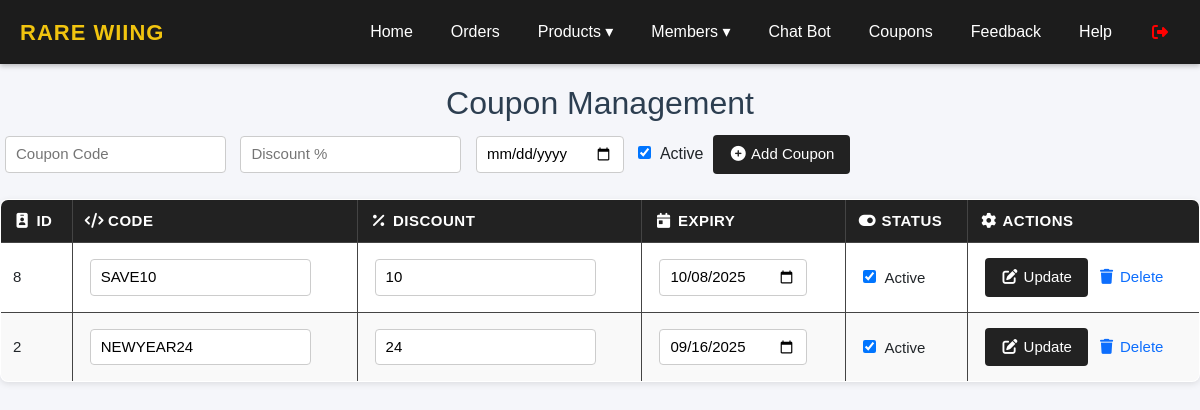
/admin/coupons.php (signed in), run on the app's committed database.
### tables this page shows
CREATE TABLE `coupons` (
  `id` int(11) NOT NULL,
  `code` varchar(50) NOT NULL,
  `discount_percent` int(11) NOT NULL,
  `expiry_date` date NOT NULL,
  `status` tinyint(1) DEFAULT 1,
  `created_at` timestamp NOT NULL DEFAULT current_timestamp()
);

### admin/coupons.php (the view, shortened to what this page needs)
<?php
include("header.php");
$result = $conn->query("SELECT * FROM coupons ORDER BY id DESC");
?>
<!DOCTYPE html>
<html lang="en">
<head>
  <link rel="stylesheet" href="https://cdnjs.cloudflare.com/ajax/libs/font-awesome/6.6.0/css/all.min.css">
</head>
<body>
  <h2> Coupon Management</h2>
  <form method="POST">
    <input type="text" name="code" placeholder="Coupon Code" required>
    <input type="number" name="discount" placeholder="Discount %" required>
    <input type="date" name="expiry" required>
    <label><input type="checkbox" name="status" checked> Active</label>
    <button type="submit" name="add_coupon">
      <i class="fa-solid fa-circle-plus"></i> Add Coupon
    </button>
  </form>
  <table>
    <thead>
      <tr>
        <th><i class="fa-solid fa-id-badge"></i> ID</th>
        <th><i class="fa-solid fa-code"></i> Code</th>
        <th><i class="fa-solid fa-percent"></i> Discount</th>
        <th><i class="fa-solid fa-calendar-day"></i> Expiry</th>
        <th><i class="fa-solid fa-toggle-on"></i> Status</th>
        <th><i class="fa-solid fa-gear"></i> Actions</th>
      </tr>
    </thead>
    <tbody>
      <?php while ($row = $result->fetch_assoc()): ?>
        <tr>
          <form method="POST">
            <td data-label="ID">
              <?= $row['id'] ?>
            </td>
            <td data-label="Code">
              <input type="text" name="code" value="<?= htmlspecialchars($row['code']) ?>" required>
            </td>
            <td data-label="Discount">
              <input type="number" name="discount" value="<?= $row['discount_percent'] ?>" required>
            </td>
            <td data-label="Expiry">
              <input type="date" name="expiry" value="<?= $row['expiry_date'] ?>" required>
            </td>
            <td data-label="Status">
              <label><input type="checkbox" name="status" <?= $row['status'] ? "checked" : "" ?>> Active</label>
            </td>
            <td data-label="Actions">
              <button type="submit" name="update_coupon" title="Update Coupon">
                <i class="fa-solid fa-pen-to-square"></i> Update
              </button>
              <a href="coupons.php?delete=<?= $row['id'] ?>" class="delete-btn" onclick="return confirm('Are you sure?');">
                <i class="fa-solid fa-trash"></i> Delete
              </a>
            </td>
          </form>
        </tr>
      <?php endwhile; ?>
    </tbody>
  </table>
</body>
</html>

### admin/css/style.css (style rules this page uses)
* { margin: 0; padding: 0; box-sizing: border-box; }
body { font-family: "Nunito Sans", Arial, sans-serif; background: #f5f6fa; margin: 0; }
h2 { padding-top: 20px; text-align: center; color: #2c3e50; }
a { text-decoration: none; }
table { width: 100%; border-collapse: collapse; margin-top: 20px; background: #fff; border-radius: 8px; overflow: hidden; box-shadow: 0 2px 6px rgba(0, 0, 0, 0.1); }
table, th, td { border: 1px solid #444; }
th, td { padding: 10px 12px; text-align: left; font-size: 15px; }
th { background: #222; color: #fff; text-transform: uppercase; letter-spacing: 0.5px; }
tr:nth-child(even) { background: #f9f9f9; }
form { margin-bottom: 20px; }
input, button, select { padding: 6px 10px; margin: 5px; font-size: 15px; border: 1px solid #ccc; border-radius: 4px; }
button, .btn { padding: 8px 16px; cursor: pointer; background: #222; color: #fff; border: none; border-radius: 4px; transition: background 0.3s; }

### data on the page
coupons: id "8", code "SAVE10", discount "10", expiry "10/08/2025", status "☑"
coupons: id "2", code "NEWYEAR24", discount "24", expiry "09/16/2025", status "☑"
